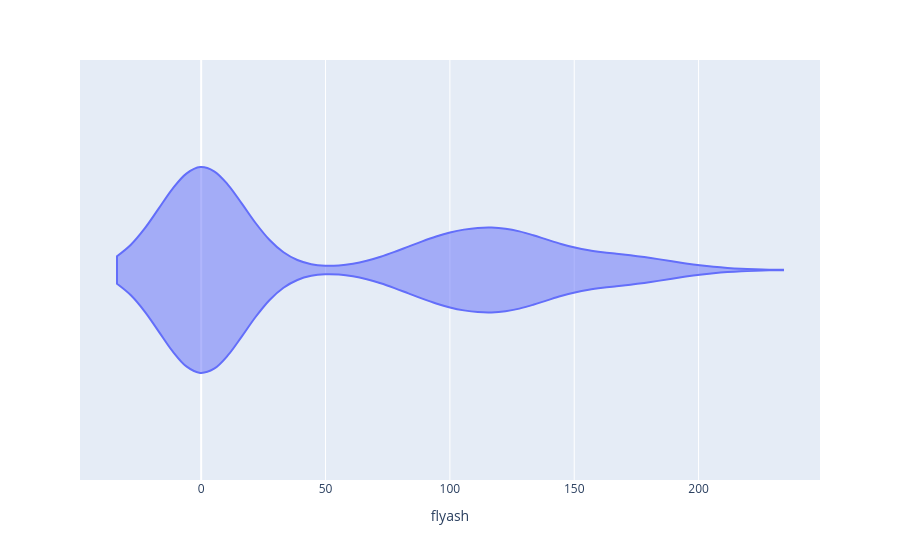

Write notebook code for a chart like this one.
### Code cell
px.violin(df,x='flyash')

### Figure 1 — Plotly figure (JSON) as saved in the notebook; plotly's stock layout.template omitted (floating-point values rounded to 4 significant figures; data arrays with more than 128 entries replaced by an {"elided": "..."} marker saying what was removed)
{"data": [{"alignmentgroup": "True", "box": {"visible": false}, "hovertemplate": "flyash=%{x}<extra></extra>", "legendgroup": "", "marker": {"color": "#636efa"}, "name": "", "offsetgroup": "", "orientation": "h", "scalegroup": "True", "showlegend": false, "type": "violin", "x": {"elided": "1030 float values"}, "x0": " ", "xaxis": "x", "y0": " ", "yaxis": "y"}], "layout": {"legend": {"tracegroupgap": 0}, "margin": {"t": 60}, "violinmode": "group", "xaxis": {"anchor": "y", "domain": [0, 1], "title": {"text": "flyash"}}, "yaxis": {"anchor": "x", "domain": [0, 1]}}}
